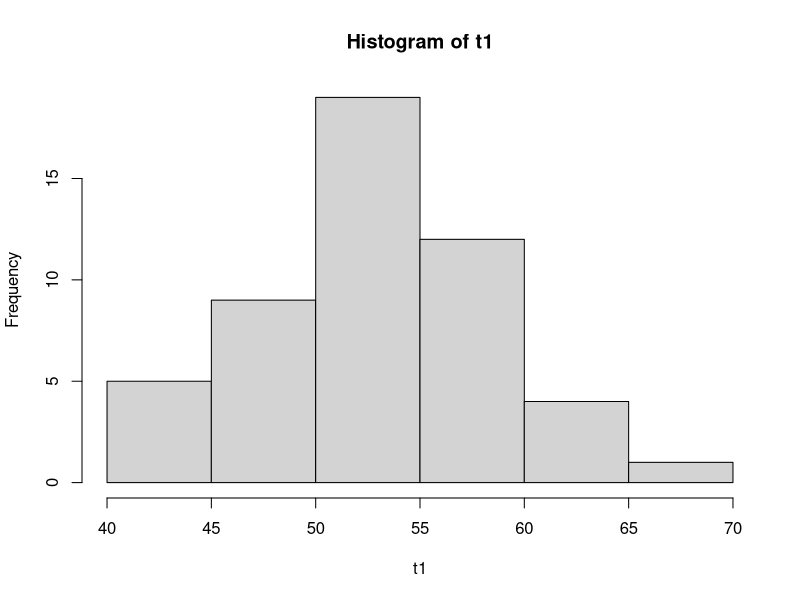
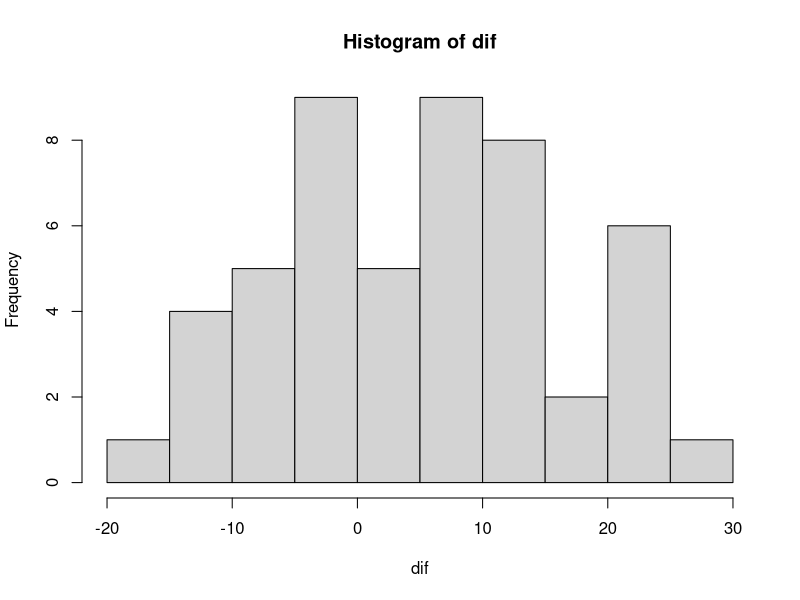
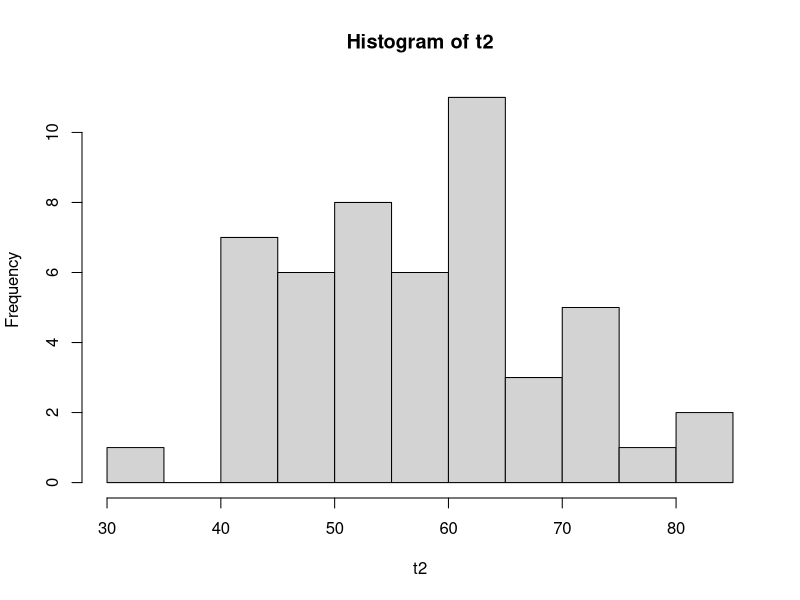
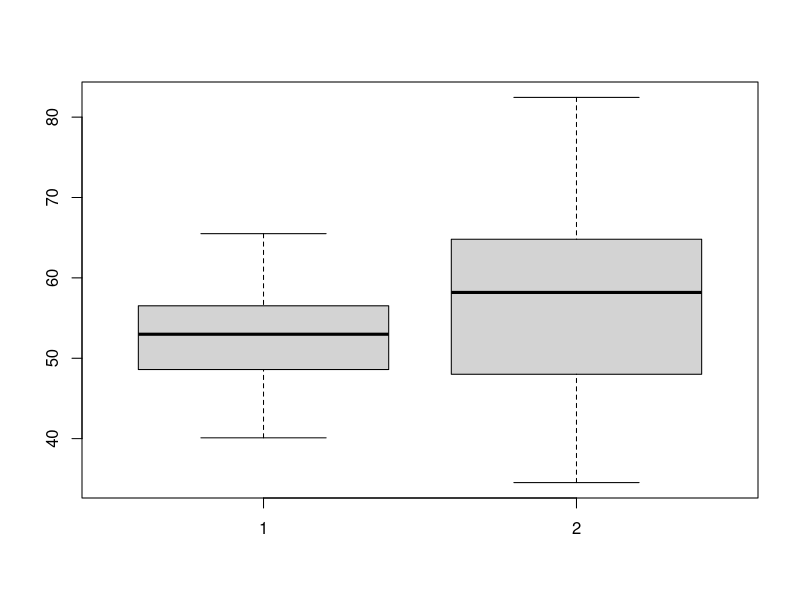
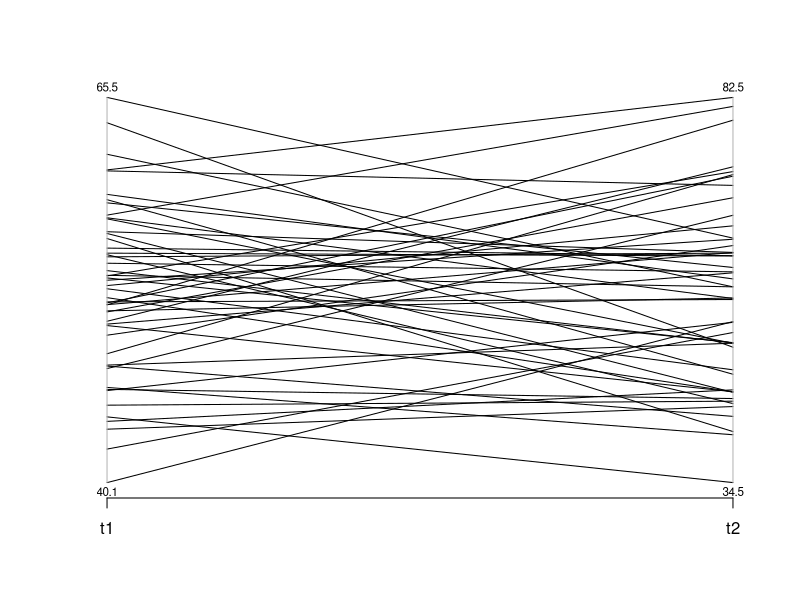

Generate these figures, in order, with R:
# Comparing paired means: Paired t-test

# Load data
# Create random data
t1 <- rnorm(50, mean = 52, sd = 6)  # Time 1
dif <- rnorm(50, mean = 6, sd = 12)  # Difference
t2 <- t1 + dif  # Time 2

# Some quick plots to check data
hist(t1)
hist(dif)
hist(t2)
boxplot(t1, t2)

# Save variables in dataframe and use "MASS"
# to create parallel coordinate plot
pairs <- data.frame(t1, t2)
require("MASS")
parcoord(pairs, var.label = TRUE)

# Paired t-test (with defaults)
t.test(t2, t1, paired = TRUE)

# Paired t-test with options
t.test(t2, t1, 
       paired = TRUE,
       mu = 6,  # Specify non-0 null value
       alternative = "greater",  # One-tailed test
       conf.level = 0.99)  # 99% CI (vs. 95%)

# Clean up
detach("package:MASS", unload=TRUE)
rm(list = ls())
